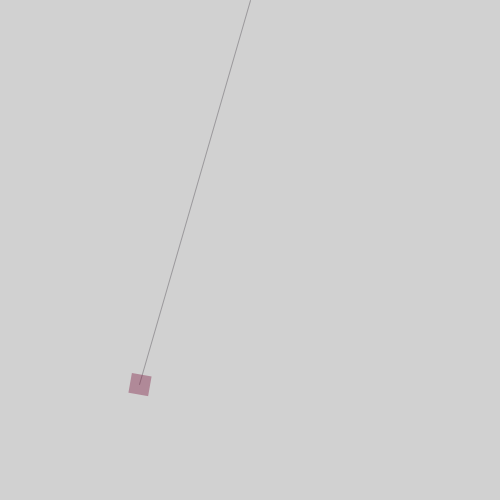
Frame 1 (no input)
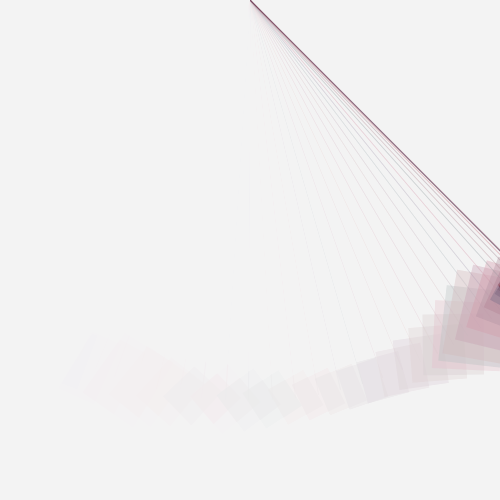
Frame 60 (the mouse pressed at the canvas centre just before this capture)
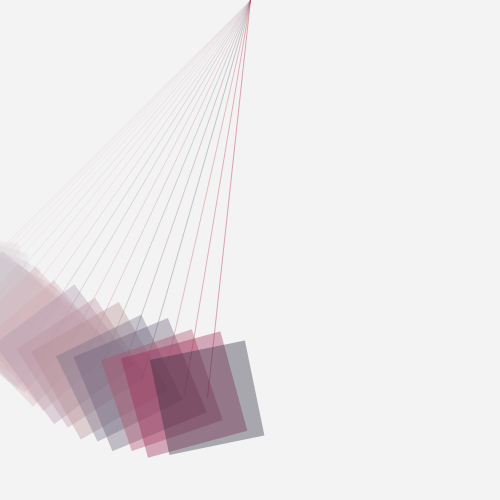
Frame 120 (the mouse held since frame 60 and released just before this capture)

The Processing sketch that drew these frames (run headless with seeded random() and noise(); from frame 60 on, the mouse is pressed at the canvas centre):

// Processing sketch: processing_25274
// ── processing_25274.pde

int tamanio = 20;
int variable = 0;

float rads = 5; // angle de l'oscillation
float rayon = 400; // longueur du cable du pendule
float rotation = PI/18;
float rotspeed = PI/50;
 
void setup() {
  size(500,500);
  smooth();
  frameRate(30);
  rectMode(CENTER);
}
 
 
void draw() {
 noStroke();
 fill(250,30);
  rect(width/2,height/2,500,500);
 
   
  rads += 0.075; // incrémenter l'angle de l'oscillation
   
  float oscillation = cos(rads) * (PI/4) + (PI/2); // calculer l'oscillation (toujours entre -1 et 1)
   
   
  // convertir les coordonnées polaires en coordonnées cartésiennes
  // et déplacer le point de référence au point 0,width/2
  float y = sin(oscillation) * rayon;
 float x = cos(oscillation) * rayon + width/2;
   
  fill(random(20,180),random(10,60),60,random(90,99));
  stroke(random(20,180),random(10,60),60,random(90,99));
  line(width/2,0,x,y);
  noStroke();
  pushMatrix();
  translate(x,y);
  rotate(rotation);
  translate(-x,-y);
  rect(x,y,tamanio+variable,tamanio+variable);
  popMatrix();
  rotation+=rotspeed;
  variable=variable+1;
  tamanio = tamanio+variable;
  if ((tamanio >= 80) || (tamanio <= 20)) {
  variable = variable*-1;
  
    
  }
  

}
